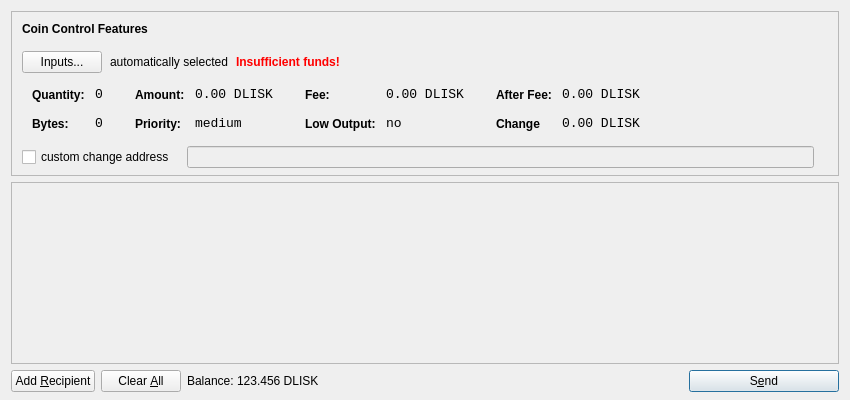
<?xml version="1.0" encoding="UTF-8"?>
<ui version="4.0">
 <class>SendCoinsDialog</class>
 <widget class="QDialog" name="SendCoinsDialog">
  <property name="geometry">
   <rect>
    <x>0</x>
    <y>0</y>
    <width>850</width>
    <height>400</height>
   </rect>
  </property>
  <property name="windowTitle">
   <string>Send Coins</string>
  </property>
  <layout class="QVBoxLayout" name="verticalLayout" stretch="0,1,0">
   <property name="bottomMargin">
    <number>8</number>
   </property>
   <item>
    <widget class="QFrame" name="frameCoinControl">
     <property name="sizePolicy">
      <sizepolicy hsizetype="Expanding" vsizetype="Expanding">
       <horstretch>0</horstretch>
       <verstretch>0</verstretch>
      </sizepolicy>
     </property>
     <property name="maximumSize">
      <size>
       <width>16777215</width>
       <height>16777215</height>
      </size>
     </property>
     <property name="frameShape">
      <enum>QFrame::StyledPanel</enum>
     </property>
     <property name="frameShadow">
      <enum>QFrame::Sunken</enum>
     </property>
     <layout class="QVBoxLayout" name="verticalLayoutCoinControl2">
      <property name="spacing">
       <number>-1</number>
      </property>
      <property name="leftMargin">
       <number>0</number>
      </property>
      <property name="topMargin">
       <number>0</number>
      </property>
      <property name="rightMargin">
       <number>0</number>
      </property>
      <property name="bottomMargin">
       <number>6</number>
      </property>
      <item>
       <layout class="QVBoxLayout" name="verticalLayoutCoinControl" stretch="0,0,0,0,1">
        <property name="spacing">
         <number>0</number>
        </property>
        <property name="leftMargin">
         <number>10</number>
        </property>
        <property name="topMargin">
         <number>10</number>
        </property>
        <item>
         <layout class="QHBoxLayout" name="horizontalLayoutCoinControl1">
          <property name="bottomMargin">
           <number>15</number>
          </property>
          <item>
           <widget class="QLabel" name="labelCoinControlFeatures">
            <property name="sizePolicy">
             <sizepolicy hsizetype="Preferred" vsizetype="Maximum">
              <horstretch>0</horstretch>
              <verstretch>0</verstretch>
             </sizepolicy>
            </property>
            <property name="font">
             <font>
              <weight>75</weight>
              <bold>true</bold>
             </font>
            </property>
            <property name="styleSheet">
             <string notr="true">font-weight:bold;</string>
            </property>
            <property name="text">
             <string>Coin Control Features</string>
            </property>
           </widget>
          </item>
         </layout>
        </item>
        <item>
         <layout class="QHBoxLayout" name="horizontalLayoutCoinControl2" stretch="0,0,0,0">
          <property name="spacing">
           <number>8</number>
          </property>
          <property name="bottomMargin">
           <number>10</number>
          </property>
          <item>
           <widget class="QPushButton" name="pushButtonCoinControl">
            <property name="styleSheet">
             <string notr="true"/>
            </property>
            <property name="text">
             <string>Inputs...</string>
            </property>
           </widget>
          </item>
          <item>
           <widget class="QLabel" name="labelCoinControlAutomaticallySelected">
            <property name="text">
             <string>automatically selected</string>
            </property>
            <property name="margin">
             <number>5</number>
            </property>
           </widget>
          </item>
          <item>
           <widget class="QLabel" name="labelCoinControlInsuffFunds">
            <property name="font">
             <font>
              <weight>75</weight>
              <bold>true</bold>
             </font>
            </property>
            <property name="styleSheet">
             <string notr="true">color:red;font-weight:bold;</string>
            </property>
            <property name="text">
             <string>Insufficient funds!</string>
            </property>
            <property name="margin">
             <number>5</number>
            </property>
           </widget>
          </item>
          <item>
           <spacer name="horizontalSpacerCoinControl">
            <property name="orientation">
             <enum>Qt::Horizontal</enum>
            </property>
            <property name="sizeHint" stdset="0">
             <size>
              <width>40</width>
              <height>1</height>
             </size>
            </property>
           </spacer>
          </item>
         </layout>
        </item>
        <item>
         <widget class="QWidget" name="widgetCoinControl" native="true">
          <property name="sizePolicy">
           <sizepolicy hsizetype="Preferred" vsizetype="Preferred">
            <horstretch>0</horstretch>
            <verstretch>0</verstretch>
           </sizepolicy>
          </property>
          <property name="minimumSize">
           <size>
            <width>0</width>
            <height>0</height>
           </size>
          </property>
          <property name="styleSheet">
           <string notr="true"/>
          </property>
          <layout class="QHBoxLayout" name="horizontalLayoutCoinControl5">
           <property name="margin">
            <number>0</number>
           </property>
           <item>
            <layout class="QHBoxLayout" name="horizontalLayoutCoinControl3" stretch="0,0,0,1">
             <property name="spacing">
              <number>20</number>
             </property>
             <property name="topMargin">
              <number>0</number>
             </property>
             <property name="bottomMargin">
              <number>10</number>
             </property>
             <item>
              <layout class="QFormLayout" name="formLayoutCoinControl1">
               <property name="horizontalSpacing">
                <number>10</number>
               </property>
               <property name="verticalSpacing">
                <number>14</number>
               </property>
               <property name="leftMargin">
                <number>10</number>
               </property>
               <property name="topMargin">
                <number>4</number>
               </property>
               <property name="rightMargin">
                <number>6</number>
               </property>
               <item row="0" column="0">
                <widget class="QLabel" name="labelCoinControlQuantityText">
                 <property name="styleSheet">
                  <string notr="true">font-weight:bold;</string>
                 </property>
                 <property name="text">
                  <string>Quantity:</string>
                 </property>
                 <property name="margin">
                  <number>0</number>
                 </property>
                </widget>
               </item>
               <item row="0" column="1">
                <widget class="QLabel" name="labelCoinControlQuantity">
                 <property name="font">
                  <font>
                   <family>Monospace</family>
                   <pointsize>10</pointsize>
                  </font>
                 </property>
                 <property name="cursor">
                  <cursorShape>IBeamCursor</cursorShape>
                 </property>
                 <property name="contextMenuPolicy">
                  <enum>Qt::ActionsContextMenu</enum>
                 </property>
                 <property name="text">
                  <string>0</string>
                 </property>
                 <property name="margin">
                  <number>0</number>
                 </property>
                 <property name="textInteractionFlags">
                  <set>Qt::LinksAccessibleByMouse|Qt::TextSelectableByKeyboard|Qt::TextSelectableByMouse</set>
                 </property>
                </widget>
               </item>
               <item row="1" column="0">
                <widget class="QLabel" name="labelCoinControlBytesText">
                 <property name="styleSheet">
                  <string notr="true">font-weight:bold;</string>
                 </property>
                 <property name="text">
                  <string>Bytes:</string>
                 </property>
                </widget>
               </item>
               <item row="1" column="1">
                <widget class="QLabel" name="labelCoinControlBytes">
                 <property name="font">
                  <font>
                   <family>Monospace</family>
                   <pointsize>10</pointsize>
                  </font>
                 </property>
                 <property name="cursor">
                  <cursorShape>IBeamCursor</cursorShape>
                 </property>
                 <property name="contextMenuPolicy">
                  <enum>Qt::ActionsContextMenu</enum>
                 </property>
                 <property name="text">
                  <string>0</string>
                 </property>
                 <property name="textInteractionFlags">
                  <set>Qt::LinksAccessibleByMouse|Qt::TextSelectableByKeyboard|Qt::TextSelectableByMouse</set>
                 </property>
                </widget>
               </item>
              </layout>
             </item>
             <item>
              <layout class="QFormLayout" name="formLayoutCoinControl2">
               <property name="horizontalSpacing">
                <number>10</number>
               </property>
               <property name="verticalSpacing">
                <number>14</number>
               </property>
               <property name="leftMargin">
                <number>6</number>
               </property>
               <property name="topMargin">
                <number>4</number>
               </property>
               <property name="rightMargin">
                <number>6</number>
               </property>
               <item row="0" column="0">
                <widget class="QLabel" name="labelCoinControlAmountText">
                 <property name="styleSheet">
                  <string notr="true">font-weight:bold;</string>
                 </property>
                 <property name="text">
                  <string>Amount:</string>
                 </property>
                 <property name="margin">
                  <number>0</number>
                 </property>
                </widget>
               </item>
               <item row="0" column="1">
                <widget class="QLabel" name="labelCoinControlAmount">
                 <property name="font">
                  <font>
                   <family>Monospace</family>
                   <pointsize>10</pointsize>
                  </font>
                 </property>
                 <property name="cursor">
                  <cursorShape>IBeamCursor</cursorShape>
                 </property>
                 <property name="contextMenuPolicy">
                  <enum>Qt::ActionsContextMenu</enum>
                 </property>
                 <property name="text">
                  <string>0.00 DLISK</string>
                 </property>
                 <property name="textInteractionFlags">
                  <set>Qt::LinksAccessibleByMouse|Qt::TextSelectableByKeyboard|Qt::TextSelectableByMouse</set>
                 </property>
                </widget>
               </item>
               <item row="1" column="0">
                <widget class="QLabel" name="labelCoinControlPriorityText">
                 <property name="styleSheet">
                  <string notr="true">font-weight:bold;</string>
                 </property>
                 <property name="text">
                  <string>Priority:</string>
                 </property>
                </widget>
               </item>
               <item row="1" column="1">
                <widget class="QLabel" name="labelCoinControlPriority">
                 <property name="font">
                  <font>
                   <family>Monospace</family>
                   <pointsize>10</pointsize>
                  </font>
                 </property>
                 <property name="cursor">
                  <cursorShape>IBeamCursor</cursorShape>
                 </property>
                 <property name="contextMenuPolicy">
                  <enum>Qt::ActionsContextMenu</enum>
                 </property>
                 <property name="text">
                  <string>medium</string>
                 </property>
                 <property name="textInteractionFlags">
                  <set>Qt::LinksAccessibleByMouse|Qt::TextSelectableByKeyboard|Qt::TextSelectableByMouse</set>
                 </property>
                </widget>
               </item>
              </layout>
             </item>
             <item>
              <layout class="QFormLayout" name="formLayoutCoinControl3">
               <property name="horizontalSpacing">
                <number>10</number>
               </property>
               <property name="verticalSpacing">
                <number>14</number>
               </property>
               <property name="leftMargin">
                <number>6</number>
               </property>
               <property name="topMargin">
                <number>4</number>
               </property>
               <property name="rightMargin">
                <number>6</number>
               </property>
               <item row="0" column="0">
                <widget class="QLabel" name="labelCoinControlFeeText">
                 <property name="styleSheet">
                  <string notr="true">font-weight:bold;</string>
                 </property>
                 <property name="text">
                  <string>Fee:</string>
                 </property>
                 <property name="margin">
                  <number>0</number>
                 </property>
                </widget>
               </item>
               <item row="0" column="1">
                <widget class="QLabel" name="labelCoinControlFee">
                 <property name="font">
                  <font>
                   <family>Monospace</family>
                   <pointsize>10</pointsize>
                  </font>
                 </property>
                 <property name="cursor">
                  <cursorShape>IBeamCursor</cursorShape>
                 </property>
                 <property name="contextMenuPolicy">
                  <enum>Qt::ActionsContextMenu</enum>
                 </property>
                 <property name="text">
                  <string>0.00 DLISK</string>
                 </property>
                 <property name="textInteractionFlags">
                  <set>Qt::LinksAccessibleByMouse|Qt::TextSelectableByKeyboard|Qt::TextSelectableByMouse</set>
                 </property>
                </widget>
               </item>
               <item row="1" column="0">
                <widget class="QLabel" name="labelCoinControlLowOutputText">
                 <property name="styleSheet">
                  <string notr="true">font-weight:bold;</string>
                 </property>
                 <property name="text">
                  <string>Low Output:</string>
                 </property>
                </widget>
               </item>
               <item row="1" column="1">
                <widget class="QLabel" name="labelCoinControlLowOutput">
                 <property name="font">
                  <font>
                   <family>Monospace</family>
                   <pointsize>10</pointsize>
                  </font>
                 </property>
                 <property name="cursor">
                  <cursorShape>IBeamCursor</cursorShape>
                 </property>
                 <property name="contextMenuPolicy">
                  <enum>Qt::ActionsContextMenu</enum>
                 </property>
                 <property name="text">
                  <string>no</string>
                 </property>
                 <property name="textInteractionFlags">
                  <set>Qt::LinksAccessibleByMouse|Qt::TextSelectableByKeyboard|Qt::TextSelectableByMouse</set>
                 </property>
                </widget>
               </item>
              </layout>
             </item>
             <item>
              <layout class="QFormLayout" name="formLayoutCoinControl4">
               <property name="horizontalSpacing">
                <number>10</number>
               </property>
               <property name="verticalSpacing">
                <number>14</number>
               </property>
               <property name="leftMargin">
                <number>6</number>
               </property>
               <property name="topMargin">
                <number>4</number>
               </property>
               <property name="rightMargin">
                <number>6</number>
               </property>
               <item row="0" column="0">
                <widget class="QLabel" name="labelCoinControlAfterFeeText">
                 <property name="styleSheet">
                  <string notr="true">font-weight:bold;</string>
                 </property>
                 <property name="text">
                  <string>After Fee:</string>
                 </property>
                 <property name="margin">
                  <number>0</number>
                 </property>
                </widget>
               </item>
               <item row="0" column="1">
                <widget class="QLabel" name="labelCoinControlAfterFee">
                 <property name="font">
                  <font>
                   <family>Monospace</family>
                   <pointsize>10</pointsize>
                  </font>
                 </property>
                 <property name="cursor">
                  <cursorShape>IBeamCursor</cursorShape>
                 </property>
                 <property name="contextMenuPolicy">
                  <enum>Qt::ActionsContextMenu</enum>
                 </property>
                 <property name="text">
                  <string>0.00 DLISK</string>
                 </property>
                 <property name="textInteractionFlags">
                  <set>Qt::LinksAccessibleByMouse|Qt::TextSelectableByKeyboard|Qt::TextSelectableByMouse</set>
                 </property>
                </widget>
               </item>
               <item row="1" column="0">
                <widget class="QLabel" name="labelCoinControlChangeText">
                 <property name="styleSheet">
                  <string notr="true">font-weight:bold;</string>
                 </property>
                 <property name="text">
                  <string>Change</string>
                 </property>
                </widget>
               </item>
               <item row="1" column="1">
                <widget class="QLabel" name="labelCoinControlChange">
                 <property name="font">
                  <font>
                   <family>Monospace</family>
                   <pointsize>10</pointsize>
                  </font>
                 </property>
                 <property name="cursor">
                  <cursorShape>IBeamCursor</cursorShape>
                 </property>
                 <property name="contextMenuPolicy">
                  <enum>Qt::ActionsContextMenu</enum>
                 </property>
                 <property name="text">
                  <string>0.00 DLISK</string>
                 </property>
                 <property name="textInteractionFlags">
                  <set>Qt::LinksAccessibleByMouse|Qt::TextSelectableByKeyboard|Qt::TextSelectableByMouse</set>
                 </property>
                </widget>
               </item>
              </layout>
             </item>
            </layout>
           </item>
          </layout>
         </widget>
        </item>
        <item>
         <layout class="QHBoxLayout" name="horizontalLayoutCoinControl4" stretch="0,0,0">
          <property name="spacing">
           <number>12</number>
          </property>
          <property name="sizeConstraint">
           <enum>QLayout::SetDefaultConstraint</enum>
          </property>
          <property name="topMargin">
           <number>5</number>
          </property>
          <property name="rightMargin">
           <number>5</number>
          </property>
          <item>
           <widget class="QCheckBox" name="checkBoxCoinControlChange">
            <property name="text">
             <string>custom change address</string>
            </property>
           </widget>
          </item>
          <item>
           <widget class="QLineEdit" name="lineEditCoinControlChange">
            <property name="enabled">
             <bool>false</bool>
            </property>
            <property name="sizePolicy">
             <sizepolicy hsizetype="Expanding" vsizetype="Fixed">
              <horstretch>0</horstretch>
              <verstretch>0</verstretch>
             </sizepolicy>
            </property>
           </widget>
          </item>
          <item>
           <widget class="QLabel" name="labelCoinControlChangeLabel">
            <property name="sizePolicy">
             <sizepolicy hsizetype="Preferred" vsizetype="Expanding">
              <horstretch>0</horstretch>
              <verstretch>0</verstretch>
             </sizepolicy>
            </property>
            <property name="minimumSize">
             <size>
              <width>0</width>
              <height>0</height>
             </size>
            </property>
            <property name="text">
             <string/>
            </property>
            <property name="margin">
             <number>3</number>
            </property>
           </widget>
          </item>
         </layout>
        </item>
        <item>
         <spacer name="verticalSpacerCoinControl">
          <property name="orientation">
           <enum>Qt::Vertical</enum>
          </property>
          <property name="sizeHint" stdset="0">
           <size>
            <width>800</width>
            <height>1</height>
           </size>
          </property>
         </spacer>
        </item>
       </layout>
      </item>
     </layout>
    </widget>
   </item>
   <item>
    <widget class="QScrollArea" name="scrollArea">
     <property name="widgetResizable">
      <bool>true</bool>
     </property>
     <widget class="QWidget" name="scrollAreaWidgetContents">
      <property name="geometry">
       <rect>
        <x>0</x>
        <y>0</y>
        <width>830</width>
        <height>165</height>
       </rect>
      </property>
      <layout class="QVBoxLayout" name="verticalLayout_2">
       <property name="margin">
        <number>0</number>
       </property>
       <item>
        <layout class="QVBoxLayout" name="entries">
         <property name="spacing">
          <number>6</number>
         </property>
        </layout>
       </item>
       <item>
        <spacer name="verticalSpacer">
         <property name="orientation">
          <enum>Qt::Vertical</enum>
         </property>
         <property name="sizeHint" stdset="0">
          <size>
           <width>20</width>
           <height>40</height>
          </size>
         </property>
        </spacer>
       </item>
      </layout>
     </widget>
    </widget>
   </item>
   <item>
    <layout class="QHBoxLayout" name="horizontalLayout">
     <item>
      <widget class="QPushButton" name="addButton">
       <property name="toolTip">
        <string>Send to multiple recipients at once</string>
       </property>
       <property name="text">
        <string>Add &amp;Recipient</string>
       </property>
       <property name="icon">
        <iconset resource="../bitcoin.qrc">
         <normaloff>:/icons/add</normaloff>:/icons/add</iconset>
       </property>
       <property name="autoDefault">
        <bool>false</bool>
       </property>
      </widget>
     </item>
     <item>
      <widget class="QPushButton" name="clearButton">
       <property name="sizePolicy">
        <sizepolicy hsizetype="Minimum" vsizetype="Fixed">
         <horstretch>0</horstretch>
         <verstretch>0</verstretch>
        </sizepolicy>
       </property>
       <property name="toolTip">
        <string>Remove all transaction fields</string>
       </property>
       <property name="text">
        <string>Clear &amp;All</string>
       </property>
       <property name="icon">
        <iconset resource="../bitcoin.qrc">
         <normaloff>:/icons/remove</normaloff>:/icons/remove</iconset>
       </property>
       <property name="autoRepeatDelay">
        <number>300</number>
       </property>
       <property name="autoDefault">
        <bool>false</bool>
       </property>
      </widget>
     </item>
     <item>
      <layout class="QHBoxLayout" name="horizontalLayout_2">
       <property name="spacing">
        <number>3</number>
       </property>
       <item>
        <widget class="QLabel" name="label">
         <property name="sizePolicy">
          <sizepolicy hsizetype="Preferred" vsizetype="Fixed">
           <horstretch>0</horstretch>
           <verstretch>0</verstretch>
          </sizepolicy>
         </property>
         <property name="text">
          <string>Balance:</string>
         </property>
        </widget>
       </item>
       <item>
        <widget class="QLabel" name="labelBalance">
         <property name="sizePolicy">
          <sizepolicy hsizetype="Preferred" vsizetype="Fixed">
           <horstretch>0</horstretch>
           <verstretch>0</verstretch>
          </sizepolicy>
         </property>
         <property name="cursor">
          <cursorShape>IBeamCursor</cursorShape>
         </property>
         <property name="text">
          <string>123.456 DLISK</string>
         </property>
         <property name="textInteractionFlags">
          <set>Qt::LinksAccessibleByMouse|Qt::TextSelectableByKeyboard|Qt::TextSelectableByMouse</set>
         </property>
        </widget>
       </item>
      </layout>
     </item>
     <item>
      <spacer name="horizontalSpacer">
       <property name="orientation">
        <enum>Qt::Horizontal</enum>
       </property>
       <property name="sizeHint" stdset="0">
        <size>
         <width>40</width>
         <height>20</height>
        </size>
       </property>
      </spacer>
     </item>
     <item>
      <widget class="QPushButton" name="sendButton">
       <property name="minimumSize">
        <size>
         <width>150</width>
         <height>0</height>
        </size>
       </property>
       <property name="toolTip">
        <string>Confirm the send action</string>
       </property>
       <property name="text">
        <string>S&amp;end</string>
       </property>
       <property name="icon">
        <iconset resource="../bitcoin.qrc">
         <normaloff>:/icons/send</normaloff>:/icons/send</iconset>
       </property>
       <property name="default">
        <bool>true</bool>
       </property>
      </widget>
     </item>
    </layout>
   </item>
  </layout>
 </widget>
 <resources>
  <include location="../bitcoin.qrc"/>
 </resources>
 <connections/>
</ui>
